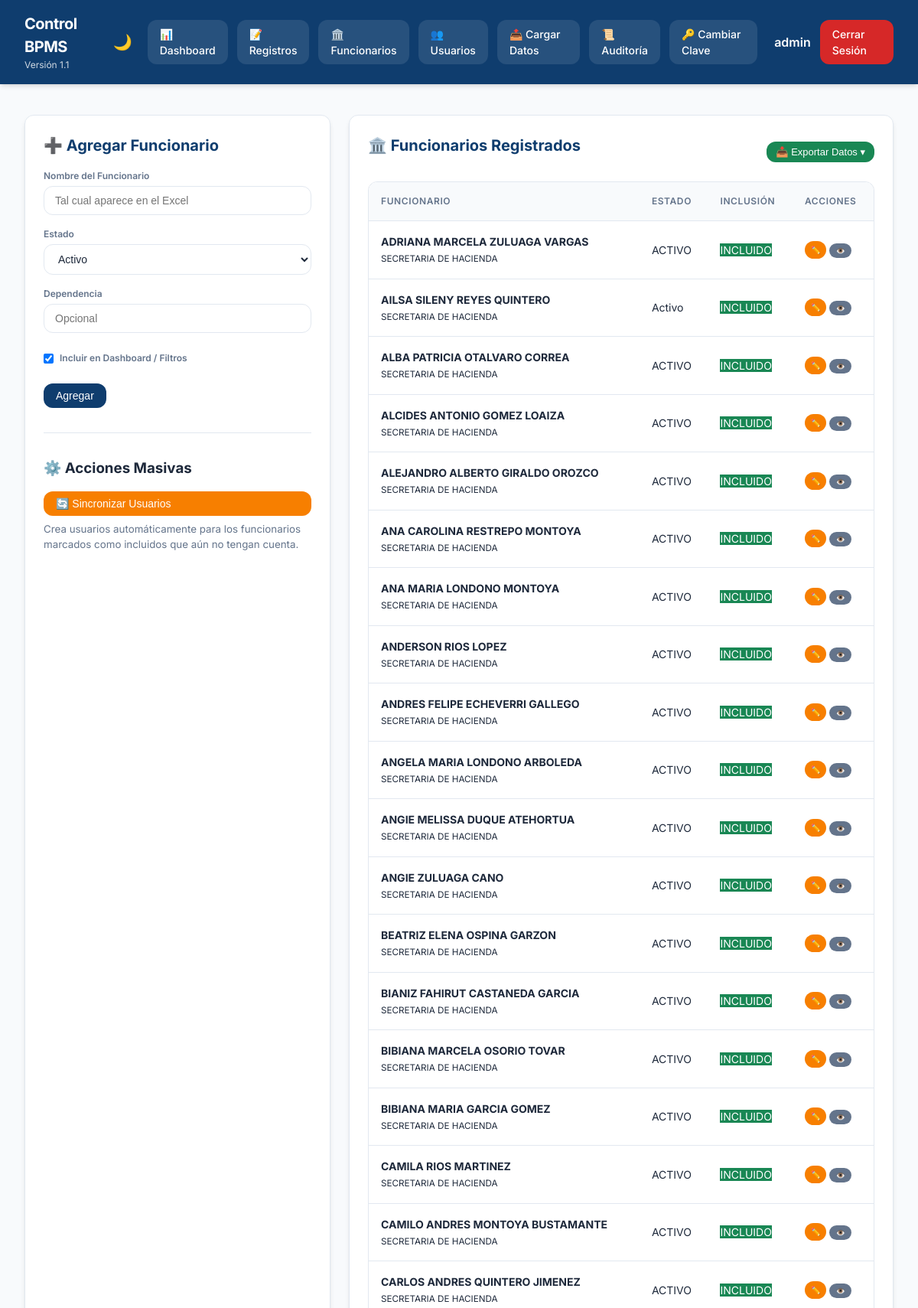
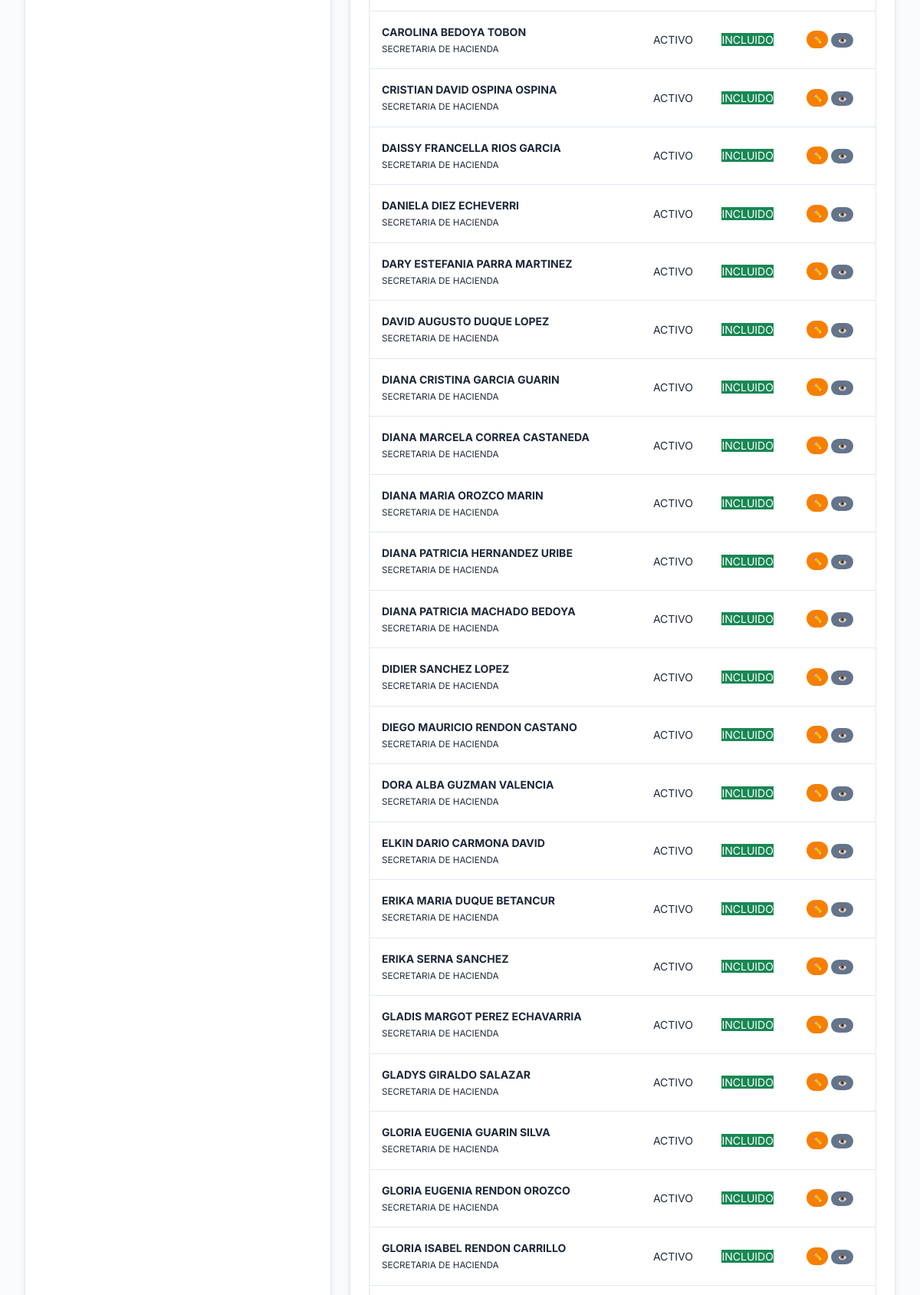
Screenshot of /admin/hacienda (signed in, upper part) with the database file from the repository (2 pictures, top to bottom).
### tables this page shows
CREATE TABLE users (id INTEGER PRIMARY KEY AUTOINCREMENT, username TEXT UNIQUE NOT NULL, password_hash TEXT NOT NULL, role TEXT NOT NULL CHECK(role IN ('admin','user')), full_name TEXT, is_active INTEGER DEFAULT 1, force_password_change INTEGER DEFAULT 1, last_login_at TEXT);

CREATE TABLE hacienda_staff (id INTEGER PRIMARY KEY AUTOINCREMENT, name TEXT UNIQUE NOT NULL, status TEXT, dependency TEXT, include_flag INTEGER DEFAULT 1);

### app.py (the view, shortened to what this page needs)
@app.route("/admin/hacienda", methods=["GET","POST"])
def admin_hacienda():
    user = current_user()
    if not user or user["role"] != "admin": return redirect(url_for("login"))
    edit_id = request.args.get("edit_staff_id")
    edit_staff = database.query_one("SELECT * FROM hacienda_staff WHERE id=?", (edit_id,)) if edit_id else None
    staff = database.query_all("SELECT * FROM hacienda_staff ORDER BY name")
    return render_template("admin_hacienda.html", title="Hacienda", user=user, staff=staff, edit_staff=edit_staff)

### app.py (called while the page is built)
def current_user():
    username = session.get("username")
    return database.query_one("SELECT * FROM users WHERE username=?", (username,)) if username else None

### database.py (called while the page is built)
@contextmanager
def get_db():
    conn = sqlite3.connect(DB_PATH)
    conn.row_factory = sqlite3.Row
    try:
        yield conn
    finally:
        conn.close()

def query_all(sql, params=()):
    with get_db() as conn:
        return [dict(row) for row in conn.execute(sql, params).fetchall()]

def query_one(sql, params=()):
    with get_db() as conn:
        row = conn.execute(sql, params).fetchone()
        return dict(row) if row else None

### templates/admin_hacienda.html (shortened to what this page needs)
{% extends "base.html" %}
{% block content %}
<div class="admin-grid">
    <div class="panel">
        <h2>{% if edit_staff %}📝 Editar Funcionario{% else %}➕ Agregar Funcionario{% endif %}</h2>
        <form method="post" class="stack">
            <div class="field">
                <label>Nombre del Funcionario</label>
                <input type="text" name="name" value="{{ edit_staff.name if edit_staff else '' }}" required placeholder="Tal cual aparece en el Excel">
            </div>
            <div class="field">
                <label>Estado</label>
                <select name="status">
                    <option value="Activo" {% if edit_staff and edit_staff.status == 'Activo' %}selected{% endif %}>Activo</option>
                </select>
            </div>
            <div class="field">
                <label>Dependencia</label>
                <input type="text" name="dependency" value="{{ edit_staff.dependency if edit_staff else '' }}" placeholder="Opcional">
            </div>
            <div class="field" style="flex-direction: row; align-items: center; gap: 0.5rem; padding: 0.5rem 0;">
                <input type="checkbox" name="include_flag" id="include_flag" {% if not edit_staff or edit_staff.include_flag %}checked{% endif %}>
                <label for="include_flag">Incluir en Dashboard / Filtros</label>
            </div>
            <div class="button-row">
                <button type="submit" class="btn btn-primary">{% if edit_staff %}Actualizar{% else %}Agregar{% endif %}</button>
            </div>
        </form>
        <hr style="margin: 2rem 0; border: none; border-top: 1px solid var(--border);">
        <h3>⚙️ Acciones Masivas</h3>
        <form method="post" style="margin-top: 1rem;">
            <button type="submit" class="btn btn-secondary" style="width: 100%;">🔄 Sincronizar Usuarios</button>
            <p><small style="color: var(--text-muted); display: block; margin-top: 0.5rem;">Crea usuarios automáticamente para los funcionarios marcados como incluidos que aún no tengan cuenta.</small></p>
        </form>
    </div>
    <div class="panel">
        <div style="display: flex; justify-content: space-between; align-items: center; position: relative; z-index: 1050;">
            <h2>🏛️ Funcionarios Registrados</h2>
            <div class="export-dropdown">
                <button class="btn btn-success" style="padding: 6px 12px; font-size: 13px;">📥 Exportar Datos ▾</button>
            </div>
        </div>
        <div class="table-wrap" style="padding: 0; margin-top: 1rem;">
            <table>
                <thead>
                    <tr>
                        <th>Funcionario</th>
                        <th>Estado</th>
                        <th>Inclusión</th>
                        <th>Acciones</th>
                    </tr>
                </thead>
                <tbody>
                    {% for s in staff %}
                    <tr>
                        <td>
                            <b>{{ s.name }}</b><br>
                            <small>{{ s.dependency or '-' }}</small>
                        </td>
                        <td><span class="badge">{{ s.status }}</span></td>
                        <td>
                            <span class="badge" style="background: {{ 'var(--success)' if s.include_flag else 'var(--text-muted)' }}; color: white;">
                                {{ 'INCLUIDO' if s.include_flag else 'EXCLUIDO' }}
                            </span>
                        </td>
                        <td>
                            <div style="display: flex; gap: 0.25rem;">
                                <a href="{{ url_for('admin_hacienda', edit_staff_id=s.id) }}" class="btn btn-secondary" style="padding: 4px 8px; font-size: 10px;">✏️</a>
                                <form method="post" style="display:inline;">
                                    <button type="submit" class="btn btn-muted" style="padding: 4px 8px; font-size: 10px;" title="Alternar Inclusión">👁️</button>
                                </form>
                            </div>
                        </td>
                    </tr>
                    {% endfor %}
                </tbody>
            </table>
        </div>
    </div>
</div>
{% endblock %}

### templates/base.html (shortened to what this page needs)
<!DOCTYPE html>
<html lang="es">
<head>
    <link rel="stylesheet" href="{{ url_for('static', filename='styles.css') }}">
</head>
<body class="{% if request.cookies.get('theme') == 'dark' %}dark-mode{% endif %}">
    {% if user %}
    <header class="topbar">
        <div class="topbar-left">
            <h1>Control BPMS</h1>
            <div class="sub">Versión 1.1</div>
        </div>
        <nav class="nav-right">
            <button class="theme-toggle" id="themeToggle" title="Cambiar tema">
                {% if request.cookies.get('theme') == 'dark' %}☀️{% else %}🌙{% endif %}
            </button>
            <a href="{{ url_for('dashboard') }}" class="navbtn">📊 Dashboard</a>
            <a href="{{ url_for('registros') }}" class="navbtn">📝 Registros</a>
            {% if user.role == 'admin' %}
            <a href="{{ url_for('admin_hacienda') }}" class="navbtn">🏛️ Funcionarios</a>
            <a href="{{ url_for('admin_users') }}" class="navbtn">👥 Usuarios</a>
            <a href="{{ url_for('admin_upload') }}" class="navbtn">📤 Cargar Datos</a>
            <a href="{{ url_for('admin_audit') }}" class="navbtn">📜 Auditoría</a>
            {% endif %}
            <a href="{{ url_for('change_password') }}" class="navbtn">🔑 Cambiar Clave</a>
            <span class="user-badge" style="margin-left: 10px; font-weight: 600;">{{ user.username }}</span>
            <a href="{{ url_for('logout') }}" class="logout">Cerrar Sesión</a>
        </nav>
    </header>
    {% endif %}
    <main class="content">
        {% block content %}{% endblock %}
    </main>
</body>
</html>

### static/styles.css (style rules this page uses)
:root { --primary: #0f3d6e; --primary-light: #1e56a0; --secondary: #f77f00; --success: #198754; --danger: #d62828; --warning: #fcbf49; --info: #4cc9f0; --bg: #f8fafc; --surface: #ffffff; --text: #1e293b; --text-muted: #64748b; --border: #e2e8f0; --shadow: 0 4px 6px -1px rgb(0 0 0 / 0.1), 0 2px 4px -2px rgb(0 0 0 / 0.1); --glass-bg: rgba(255, 255, 255, 0.7); --glass-border: rgba(255, 255, 255, 0.3); --radius: 12px; --transition: all 0.3s cubic-bezier(0.4, 0, 0.2, 1); }
* { box-sizing: border-box; margin: 0; padding: 0; }
body { font-family: 'Inter', system-ui, -apple-system, sans-serif; background-color: var(--bg); color: var(--text); line-height: 1.5; transition: var(--transition); min-height: 100vh; }
.topbar { display: flex; justify-content: space-between; align-items: center; padding: 1rem 2rem; background-color: var(--primary); color: white; position: sticky; top: 0; z-index: 1000; box-shadow: var(--shadow); }
.topbar-left h1 { font-size: 1.25rem; font-weight: 700; letter-spacing: -0.025em; }
.topbar-left .sub { font-size: 0.75rem; opacity: 0.8; }
.nav-right { display: flex; gap: 0.75rem; align-items: center; }
.navbtn, .logout, .btn { padding: 0.5rem 1rem; border-radius: var(--radius); text-decoration: none; font-weight: 500; font-size: 0.875rem; transition: var(--transition); border: none; cursor: pointer; display: inline-flex; align-items: center; gap: 0.5rem; }
.navbtn { background: rgba(255, 255, 255, 0.1); color: white; }
.logout { background: var(--danger); color: white; }
.theme-toggle { background: transparent; border: none; color: white; font-size: 1.25rem; cursor: pointer; padding: 0.5rem; border-radius: 50%; transition: var(--transition); }
.filters select, .filters input, .stack input, .stack select, textarea { padding: 0.625rem 0.875rem; border: 1px solid var(--border); border-radius: var(--radius); background-color: var(--surface); color: var(--text); font-size: 0.875rem; transition: var(--transition); outline: none; }
.btn-primary { background: var(--primary); color: white; }
.btn-secondary { background: var(--secondary); color: white; }
.btn-muted { background: var(--text-muted); color: white; }
.btn-success { background: var(--success); color: white; }
.table-wrap { padding: 0 2rem 2rem; overflow-x: auto; }
table { width: 100%; border-collapse: separate; border-spacing: 0; background-color: var(--surface); border-radius: var(--radius); overflow: hidden; border: 1px solid var(--border); box-shadow: var(--shadow); }
th, td { padding: 1rem; font-size: 0.875rem; text-align: left; border-bottom: 1px solid var(--border); }
th { background-color: var(--bg); font-weight: 600; color: var(--text-muted); text-transform: uppercase; font-size: 0.75rem; letter-spacing: 0.05em; position: sticky; top: 0; }
.admin-grid { display: grid; grid-template-columns: 400px 1fr; gap: 1.5rem; padding: 1.5rem 2rem; }
.panel { background-color: var(--surface); border: 1px solid var(--border); border-radius: var(--radius); padding: 1.5rem; box-shadow: var(--shadow); }
.panel h2 { margin-bottom: 1rem; font-size: 1.25rem; color: var(--primary); }
.stack { display: flex; flex-direction: column; gap: 1rem; }
.field { display: flex; flex-direction: column; gap: 0.25rem; }
.field label { font-size: 0.75rem; font-weight: 600; color: var(--text-muted); }
.card, tr, .panel { animation: fadeIn 0.4s ease-out forwards; }
.export-dropdown { position: relative; display: inline-block; z-index: 1010; }

### rows the page displays
users: username "admin"
hacienda_staff: name "ADRIANA MARCELA ZULUAGA VARGAS", dependency "SECRETARIA DE HACIENDA", status "ACTIVO", include_flag "INCLUIDO"
hacienda_staff: name "AILSA SILENY REYES QUINTERO", dependency "SECRETARIA DE HACIENDA", status "Activo", include_flag "INCLUIDO"
hacienda_staff: name "ALBA PATRICIA OTALVARO CORREA", dependency "SECRETARIA DE HACIENDA", status "ACTIVO", include_flag "INCLUIDO"
hacienda_staff: name "ALCIDES ANTONIO GOMEZ LOAIZA", dependency "SECRETARIA DE HACIENDA", status "ACTIVO", include_flag "INCLUIDO"
hacienda_staff: name "ALEJANDRO ALBERTO GIRALDO OROZCO", dependency "SECRETARIA DE HACIENDA", status "ACTIVO", include_flag "INCLUIDO"
hacienda_staff: name "ANA CAROLINA RESTREPO MONTOYA", dependency "SECRETARIA DE HACIENDA", status "ACTIVO", include_flag "INCLUIDO"
hacienda_staff: name "ANA MARIA LONDONO MONTOYA", dependency "SECRETARIA DE HACIENDA", status "ACTIVO", include_flag "INCLUIDO"
hacienda_staff: name "ANDERSON RIOS LOPEZ", dependency "SECRETARIA DE HACIENDA", status "ACTIVO", include_flag "INCLUIDO"
hacienda_staff: name "ANDRES FELIPE ECHEVERRI GALLEGO", dependency "SECRETARIA DE HACIENDA", status "ACTIVO", include_flag "INCLUIDO"
hacienda_staff: name "ANGELA MARIA LONDONO ARBOLEDA", dependency "SECRETARIA DE HACIENDA", status "ACTIVO", include_flag "INCLUIDO"
hacienda_staff: name "ANGIE MELISSA DUQUE ATEHORTUA", dependency "SECRETARIA DE HACIENDA", status "ACTIVO", include_flag "INCLUIDO"
hacienda_staff: name "ANGIE ZULUAGA CANO", dependency "SECRETARIA DE HACIENDA", status "ACTIVO", include_flag "INCLUIDO"
hacienda_staff: name "BEATRIZ ELENA OSPINA GARZON", dependency "SECRETARIA DE HACIENDA", status "ACTIVO", include_flag "INCLUIDO"
hacienda_staff: name "BIANIZ FAHIRUT CASTANEDA GARCIA", dependency "SECRETARIA DE HACIENDA", status "ACTIVO", include_flag "INCLUIDO"
hacienda_staff: name "BIBIANA MARCELA OSORIO TOVAR", dependency "SECRETARIA DE HACIENDA", status "ACTIVO", include_flag "INCLUIDO"
hacienda_staff: name "BIBIANA MARIA GARCIA GOMEZ", dependency "SECRETARIA DE HACIENDA", status "ACTIVO", include_flag "INCLUIDO"
hacienda_staff: name "CAMILA RIOS MARTINEZ", dependency "SECRETARIA DE HACIENDA", status "ACTIVO", include_flag "INCLUIDO"
hacienda_staff: name "CAMILO ANDRES MONTOYA BUSTAMANTE", dependency "SECRETARIA DE HACIENDA", status "ACTIVO", include_flag "INCLUIDO"
hacienda_staff: name "CARLOS ANDRES QUINTERO JIMENEZ", dependency "SECRETARIA DE HACIENDA", status "ACTIVO", include_flag "INCLUIDO"
hacienda_staff: name "CAROLINA BEDOYA TOBON", dependency "SECRETARIA DE HACIENDA", status "ACTIVO", include_flag "INCLUIDO"
hacienda_staff: name "CRISTIAN DAVID OSPINA OSPINA", dependency "SECRETARIA DE HACIENDA", status "ACTIVO", include_flag "INCLUIDO"
hacienda_staff: name "DAISSY FRANCELLA RIOS GARCIA", dependency "SECRETARIA DE HACIENDA", status "ACTIVO", include_flag "INCLUIDO"
hacienda_staff: name "DANIELA DIEZ ECHEVERRI", dependency "SECRETARIA DE HACIENDA", status "ACTIVO", include_flag "INCLUIDO"
hacienda_staff: name "DARY ESTEFANIA PARRA MARTINEZ", dependency "SECRETARIA DE HACIENDA", status "ACTIVO", include_flag "INCLUIDO"
hacienda_staff: name "DAVID AUGUSTO DUQUE LOPEZ", dependency "SECRETARIA DE HACIENDA", status "ACTIVO", include_flag "INCLUIDO"
hacienda_staff: name "DIANA CRISTINA GARCIA GUARIN", dependency "SECRETARIA DE HACIENDA", status "ACTIVO", include_flag "INCLUIDO"
hacienda_staff: name "DIANA MARCELA CORREA CASTANEDA", dependency "SECRETARIA DE HACIENDA", status "ACTIVO", include_flag "INCLUIDO"
hacienda_staff: name "DIANA MARIA OROZCO MARIN", dependency "SECRETARIA DE HACIENDA", status "ACTIVO", include_flag "INCLUIDO"
hacienda_staff: name "DIANA PATRICIA HERNANDEZ URIBE", dependency "SECRETARIA DE HACIENDA", status "ACTIVO", include_flag "INCLUIDO"
hacienda_staff: name "DIANA PATRICIA MACHADO BEDOYA", dependency "SECRETARIA DE HACIENDA", status "ACTIVO", include_flag "INCLUIDO"
hacienda_staff: name "DIDIER SANCHEZ LOPEZ", dependency "SECRETARIA DE HACIENDA", status "ACTIVO", include_flag "INCLUIDO"
hacienda_staff: name "DIEGO MAURICIO RENDON CASTANO", dependency "SECRETARIA DE HACIENDA", status "ACTIVO", include_flag "INCLUIDO"
hacienda_staff: name "DORA ALBA GUZMAN VALENCIA", dependency "SECRETARIA DE HACIENDA", status "ACTIVO", include_flag "INCLUIDO"
hacienda_staff: name "ELKIN DARIO CARMONA DAVID", dependency "SECRETARIA DE HACIENDA", status "ACTIVO", include_flag "INCLUIDO"
hacienda_staff: name "ERIKA MARIA DUQUE BETANCUR", dependency "SECRETARIA DE HACIENDA", status "ACTIVO", include_flag "INCLUIDO"
hacienda_staff: name "ERIKA SERNA SANCHEZ", dependency "SECRETARIA DE HACIENDA", status "ACTIVO", include_flag "INCLUIDO"
hacienda_staff: name "GLADIS MARGOT PEREZ ECHAVARRIA", dependency "SECRETARIA DE HACIENDA", status "ACTIVO", include_flag "INCLUIDO"
hacienda_staff: name "GLADYS GIRALDO SALAZAR", dependency "SECRETARIA DE HACIENDA", status "ACTIVO", include_flag "INCLUIDO"
hacienda_staff: name "GLORIA EUGENIA GUARIN SILVA", dependency "SECRETARIA DE HACIENDA", status "ACTIVO", include_flag "INCLUIDO"
hacienda_staff: name "GLORIA EUGENIA RENDON OROZCO", dependency "SECRETARIA DE HACIENDA", status "ACTIVO", include_flag "INCLUIDO"
hacienda_staff: name "GLORIA ISABEL RENDON CARRILLO", dependency "SECRETARIA DE HACIENDA", status "ACTIVO", include_flag "INCLUIDO"
